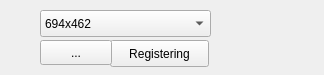
      <widget class="QWidget" name="RegistWidget">
       <property name="geometry">
        <rect>
         <x>0</x>
         <y>0</y>
         <width>324</width>
         <height>75</height>
        </rect>
       </property>
       <property name="toolTip">
        <string notr="true">&lt;!DOCTYPE HTML PUBLIC &quot;-//W3C//DTD HTML 4.0//EN&quot; &quot;http://www.w3.org/TR/REC-html40/strict.dtd&quot;&gt;
&lt;html&gt;&lt;head&gt;&lt;meta name=&quot;qrichtext&quot; content=&quot;1&quot; /&gt;&lt;style type=&quot;text/css&quot;&gt;
p, li { white-space: pre-wrap; }
&lt;/style&gt;&lt;/head&gt;&lt;body style=&quot; font-family:'Ubuntu'; font-weight:400; font-style:normal;&quot;&gt;
&lt;p style=&quot; margin-top:0px; margin-bottom:0px; margin-left:0px; margin-right:0px; -qt-block-indent:0; text-indent:0px;&quot;&gt;&lt;span style=&quot; font-style:italic;&quot;&gt;-Change size&lt;/span&gt;&lt;/p&gt;
&lt;p style=&quot; margin-top:0px; margin-bottom:0px; margin-left:0px; margin-right:0px; -qt-block-indent:0; text-indent:0px;&quot;&gt;&lt;span style=&quot; font-style:italic;&quot;&gt;-Registering if necessary&lt;/span&gt;&lt;/p&gt;&lt;/body&gt;&lt;/html&gt;</string>
       </property>
       <property name="statusTip">
        <string notr="true"/>
       </property>
       <property name="whatsThis">
        <string notr="true">&lt;!DOCTYPE HTML PUBLIC &quot;-//W3C//DTD HTML 4.0//EN&quot; &quot;http://www.w3.org/TR/REC-html40/strict.dtd&quot;&gt;
&lt;html&gt;&lt;head&gt;&lt;meta name=&quot;qrichtext&quot; content=&quot;1&quot; /&gt;&lt;style type=&quot;text/css&quot;&gt;
p, li { white-space: pre-wrap; }
&lt;/style&gt;&lt;/head&gt;&lt;body style=&quot; font-family:'Ubuntu'; font-weight:400; font-style:normal;&quot;&gt;
&lt;p style=&quot; margin-top:0px; margin-bottom:0px; margin-left:0px; margin-right:0px; -qt-block-indent:0; text-indent:0px;&quot;&gt;&lt;span style=&quot; font-style:italic;&quot;&gt;-Change size&lt;/span&gt;&lt;/p&gt;
&lt;p style=&quot; margin-top:0px; margin-bottom:0px; margin-left:0px; margin-right:0px; -qt-block-indent:0; text-indent:0px;&quot;&gt;&lt;span style=&quot; font-style:italic;&quot;&gt;-Registering if necessary&lt;/span&gt;&lt;/p&gt;&lt;/body&gt;&lt;/html&gt;</string>
       </property>
       <property name="accessibleName">
        <string notr="true"/>
       </property>
       <attribute name="label">
        <string>Registration and Resize</string>
       </attribute>
       <widget class="QPushButton" name="RegisterButton">
        <property name="geometry">
         <rect>
          <x>110</x>
          <y>40</y>
          <width>99</width>
          <height>27</height>
         </rect>
        </property>
        <property name="text">
         <string>Registering</string>
        </property>
       </widget>
       <widget class="QToolButton" name="OpenButton">
        <property name="enabled">
         <bool>true</bool>
        </property>
        <property name="geometry">
         <rect>
          <x>40</x>
          <y>40</y>
          <width>72</width>
          <height>25</height>
         </rect>
        </property>
        <property name="text">
         <string>...</string>
        </property>
       </widget>
       <widget class="QComboBox" name="SizeBox">
        <property name="geometry">
         <rect>
          <x>40</x>
          <y>10</y>
          <width>171</width>
          <height>27</height>
         </rect>
        </property>
        <item>
         <property name="text">
          <string>694x462</string>
         </property>
        </item>
        <item>
         <property name="text">
          <string>1392x924</string>
         </property>
        </item>
        <item>
         <property name="text">
          <string>None</string>
         </property>
        </item>
       </widget>
      </widget>
